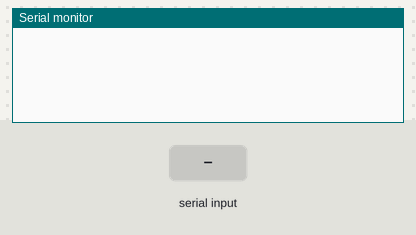
A sketch run on a simulated Arduino Uno, built with avr-gcc and run on an emulated ATmega328P. Parts: the last lines printed to the serial monitor. The test bench sets the inputs (shaded band).

Above: at 1.2 s.
1.3 s: "REQ\n" received over Serial
At 2.2 s:
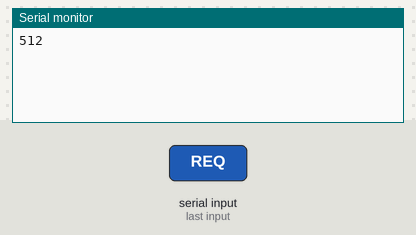
2.8 s: byte 10 ('\n') received over Serial
At 3.4 s:
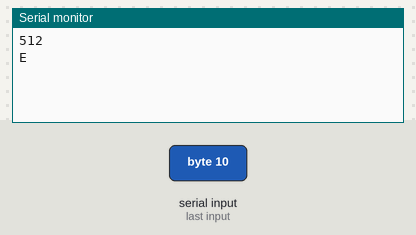

The sketch:

photodiodoLucas.ino
```cpp
int sensorPin = A0;
int sensorValue = 0;
char inputArray[240];
String inputString = "";
boolean stringComplete = false;

void setup(void) {
   Serial.begin(115200);
   pinMode(sensorPin, INPUT);
}

void loop() {

  if (stringComplete){
    // Cleans input and separates in spaces
    inputString.trim();
    inputString.toCharArray(inputArray,240);
    char* command = strtok(inputArray, " ");

    // Checks commands and changes status
    if (strcmp(command,"REQ")==0){

      sensorValue = analogRead(sensorPin);
   Serial.println(sensorValue);

    }
    else
    {
      Serial.println("E");
    }

    // Cleans variables used to receive serial data
    inputString = "";
    stringComplete = false;
    memset(&inputArray[0], 0, sizeof(inputArray));
  }

}

// Waits for serial data, and it's called everytime new data comes
// Full commands always end in '\n'
void serialEvent()
{
  while (Serial.available())
  {
    char inChar = (char)Serial.read();
    inputString += inChar;
    if (inChar == '\n')
    {
      stringComplete = true;
    }
  }
}
```

Measured:
- after the input at 1.3 s, the serial monitor: prints a new line at once (image 1)
- after the input at 2.8 s, the serial monitor: prints a new line at once (image 2)
